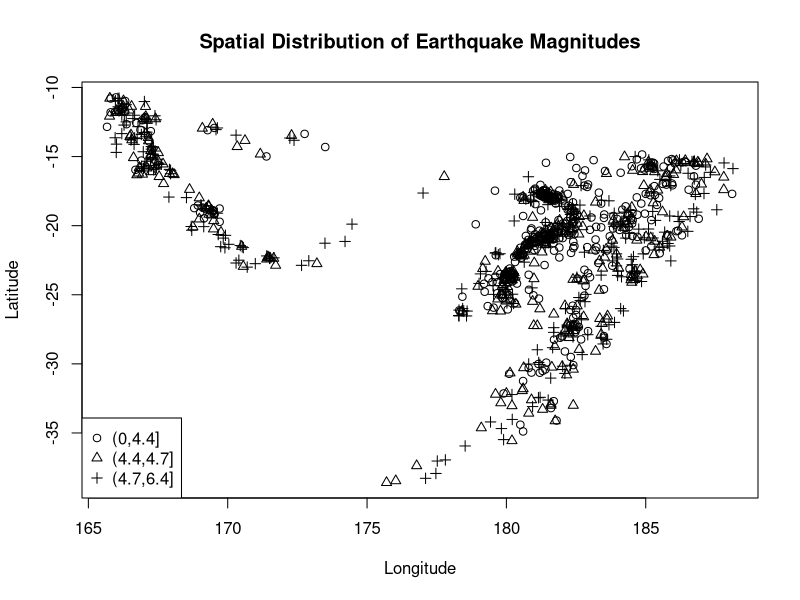

Source code (R):
# 14.1i Return to the built-in quakes dataset. Create a factor vector corresponding to the magnitudes.
#       Each entry should assume one of three categories based on breaks marked by the minimum
#       magnitude, the 1/3 quantile, the 2/3 quantile, and the maximum magnitude.

quakes.fac <- cut(quakes$mag,breaks=c(0,quantile(quakes$mag,1/3),quantile(quakes$mag,2/3),max(quakes$mag)))

# 14.1j,k Recreate the plot shown next, where low-, medium-, and high-magnitude events,
#       according to your factor vector from (i), are plotted with pch being assigned
#       1, 2, and 3, respectively


quake_pch <- rep(NA,times=length(quakes.fac)) # I like to initialize with a bad number so that bugs become apparent quicker
legend_caption <- rep(NA,times=length(levels(quakes.fac)))

# Cycle through the quake mgnitude factor vector, greating plotting point characters and legend
for (i in seq(1,length(levels(quakes.fac)),1)) {
  quake_pch[quakes.fac == levels(quakes.fac)[i]] <- i
  legend_caption[i] <- levels(quakes.fac)[i]
}

# Plot the output
plot(quakes$long, quakes$lat,pch=quake_pch,xlab="Longitude", ylab="Latitude",main="Spatial Distribution of Earthquake Magnitudes")
legend("bottomleft",legend=legend_caption,pch=seq(1,length(levels(quakes.fac)),1))
